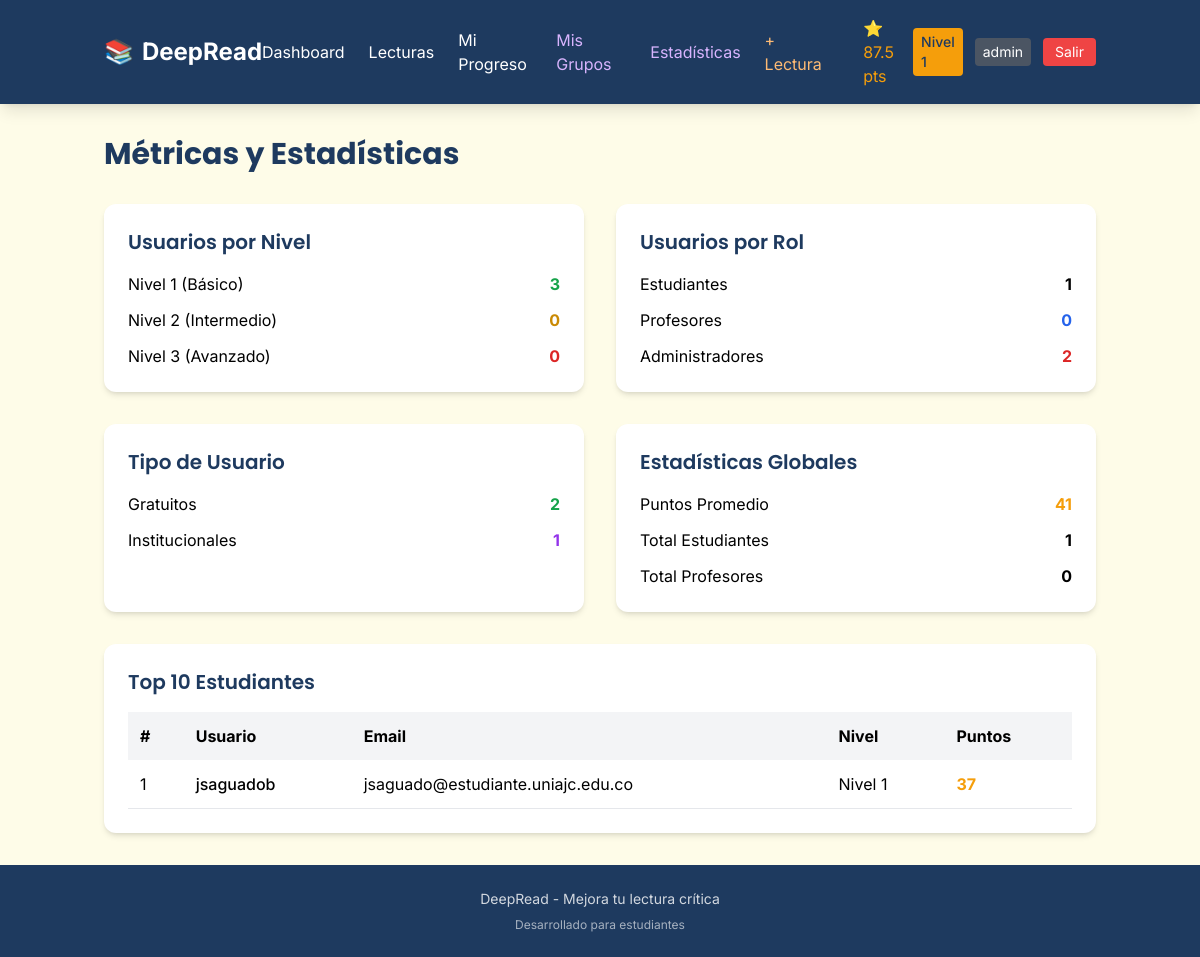
Page /admin/metricas (signed in) on the committed database.
### models/user.py (models this page shows, shortened)
class Usuario(db.Model, UserMixin):
    __tablename__ = 'usuarios'
    id = db.Column(db.Integer, primary_key=True)
    username = db.Column(db.String(50), unique=True, nullable=False)
    email = db.Column(db.String(100), unique=True, nullable=False)
    password_hash = db.Column(db.String(255), nullable=False)
    rol = db.Column(db.String(20), default='estudiante')
    tipo_usuario = db.Column(db.String(20), default='gratuito')
    nivel_actual = db.Column(db.Integer, default=1)
    puntos_totales = db.Column(db.Integer, default=0)
    racha_dias = db.Column(db.Integer, default=0)
    ultimo_login = db.Column(db.Date, default=None)
    fecha_creacion = db.Column(db.DateTime, default=datetime.utcnow)
    def es_admin(self):
        return self.rol == 'admin'
    def es_profesor(self):
        return self.rol in ['profesor', 'admin']

### routes/admin.py (the view)
@admin_bp.route('/admin/metricas')
@login_required
def metricas():
    if not current_user.es_admin():
        flash('Acceso denegado', 'error')
        return redirect(url_for('main.dashboard'))
    usuarios = Usuario.query.all()
    por_nivel = {n: Usuario.query.filter_by(nivel_actual=n).count() for n in [1, 2, 3]}
    por_rol = {}
    por_rol['estudiante'] = Usuario.query.filter_by(rol='estudiante').count()
    por_rol['profesor'] = Usuario.query.filter_by(rol='profesor').count()
    por_rol['admin'] = Usuario.query.filter_by(rol='admin').count()
    por_tipo = {}
    por_tipo['gratuito'] = Usuario.query.filter_by(tipo_usuario='gratuito').count()
    por_tipo['institucional'] = Usuario.query.filter_by(tipo_usuario='institucional').count()
    puntos_promedio = db.session.query(db.func.avg(Usuario.puntos_totales)).scalar() or 0
    top_estudiantes = Usuario.query.filter_by(rol='estudiante').order_by(Usuario.puntos_totales.desc()).limit(10).all()
    return render_template('metricas.html',
        usuarios=usuarios,
        por_nivel=por_nivel,
        por_rol=por_rol,
        por_tipo=por_tipo,
        puntos_promedio=puntos_promedio,
        top_estudiantes=top_estudiantes)

### app.py (called while the page is built)
@login_manager.user_loader
def load_user(user_id):
    return db.session.get(Usuario, int(user_id))

### templates/metricas.html (shortened to what this page needs)
{% extends "base.html" %}
{% block content %}
<div class="container mx-auto px-4 py-8">
    <h1 class="text-3xl font-bold text-primary mb-8">Métricas y Estadísticas</h1>
    <div class="grid md:grid-cols-2 gap-8 mb-8">
        <div class="bg-white rounded-xl shadow-md p-6">
            <h2 class="text-xl font-semibold text-primary mb-4">Usuarios por Nivel</h2>
            <div class="space-y-3">
                <div class="flex justify-between items-center">
                    <span>Nivel 1 (Básico)</span>
                    <span class="font-bold text-green-600">{{ por_nivel[1] }}</span>
                </div>
                <div class="flex justify-between items-center">
                    <span>Nivel 2 (Intermedio)</span>
                    <span class="font-bold text-yellow-600">{{ por_nivel[2] }}</span>
                </div>
                <div class="flex justify-between items-center">
                    <span>Nivel 3 (Avanzado)</span>
                    <span class="font-bold text-red-600">{{ por_nivel[3] }}</span>
                </div>
            </div>
        </div>
        <div class="bg-white rounded-xl shadow-md p-6">
            <h2 class="text-xl font-semibold text-primary mb-4">Usuarios por Rol</h2>
            <div class="space-y-3">
                <div class="flex justify-between items-center">
                    <span>Estudiantes</span>
                    <span class="font-bold">{{ por_rol['estudiante'] }}</span>
                </div>
                <div class="flex justify-between items-center">
                    <span>Profesores</span>
                    <span class="font-bold text-blue-600">{{ por_rol['profesor'] }}</span>
                </div>
                <div class="flex justify-between items-center">
                    <span>Administradores</span>
                    <span class="font-bold text-red-600">{{ por_rol['admin'] }}</span>
                </div>
            </div>
        </div>
        <div class="bg-white rounded-xl shadow-md p-6">
            <h2 class="text-xl font-semibold text-primary mb-4">Tipo de Usuario</h2>
            <div class="space-y-3">
                <div class="flex justify-between items-center">
                    <span>Gratuitos</span>
                    <span class="font-bold text-green-600">{{ por_tipo['gratuito'] }}</span>
                </div>
                <div class="flex justify-between items-center">
                    <span>Institucionales</span>
                    <span class="font-bold text-purple-600">{{ por_tipo['institucional'] }}</span>
                </div>
            </div>
        </div>
        <div class="bg-white rounded-xl shadow-md p-6">
            <h2 class="text-xl font-semibold text-primary mb-4">Estadísticas Globales</h2>
            <div class="space-y-3">
                <div class="flex justify-between items-center">
                    <span>Puntos Promedio</span>
                    <span class="font-bold text-accent">{{ puntos_promedio|int }}</span>
                </div>
                <div class="flex justify-between items-center">
                    <span>Total Estudiantes</span>
                    <span class="font-bold">{{ por_rol['estudiante'] }}</span>
                </div>
                <div class="flex justify-between items-center">
                    <span>Total Profesores</span>
                    <span class="font-bold">{{ por_rol['profesor'] }}</span>
                </div>
            </div>
        </div>
    </div>
    <div class="bg-white rounded-xl shadow-md p-6">
        <h2 class="text-xl font-semibold text-primary mb-4">Top 10 Estudiantes</h2>
        <div class="overflow-x-auto">
            <table class="w-full">
                <thead class="bg-gray-100">
                    <tr>
                        <th class="p-3 text-left">#</th>
                        <th class="p-3 text-left">Usuario</th>
                        <th class="p-3 text-left">Email</th>
                        <th class="p-3 text-left">Nivel</th>
                        <th class="p-3 text-left">Puntos</th>
                    </tr>
                </thead>
                <tbody>
                    {% for u in range(1, top_estudiantes|length + 1) %}
                    <tr class="border-b">
                        <td class="p-3">{{ u }}</td>
                        <td class="p-3 font-medium">{{ top_estudiantes[u-1].username }}</td>
                        <td class="p-3">{{ top_estudiantes[u-1].email }}</td>
                        <td class="p-3">Nivel {{ top_estudiantes[u-1].nivel_actual }}</td>
                        <td class="p-3 text-accent font-bold">{{ top_estudiantes[u-1].puntos_totales }}</td>
                    </tr>
                    {% endfor %}
                </tbody>
            </table>
        </div>
    </div>
</div>
{% endblock %}

### templates/base.html (shortened to what this page needs)
<!DOCTYPE html>
<html lang="es">
<head>
    <script src="https://cdn.tailwindcss.com"></script>
</head>
<body class="bg-cream min-h-screen flex flex-col">
    {% block header %}
    <header class="bg-primary text-white shadow-lg">
        <nav class="container mx-auto px-4 py-4 flex items-center justify-between">
            <a href="{{ url_for('main.index') }}" class="text-2xl font-bold flex items-center gap-2">
                <span class="text-accent">📚</span> DeepRead
            </a>
            <div class="hidden md:flex items-center gap-6">
                {% if current_user.is_authenticated %}
                    <a href="{{ url_for('main.dashboard') }}" class="hover:text-accent transition">Dashboard</a>
                    <a href="{{ url_for('main.lecturas') }}" class="hover:text-accent transition">Lecturas</a>
                    <a href="{{ url_for('main.progreso') }}" class="hover:text-accent transition">Mi Progreso</a>
                    <a href="{{ url_for('main.mis_grupos') }}" class="hover:text-accent transition text-purple-300">Mis Grupos</a>
                    {% if current_user.es_admin() %}
                    <a href="{{ url_for('admin.ver_estadisticas') }}" class="hover:text-accent transition text-purple-300">Estadísticas</a>
                    <a href="{{ url_for('admin.crear_lectura_publica') }}" class="hover:text-accent transition text-orange-300">+ Lectura</a>
                    {% endif %}
                    <div class="flex items-center gap-3 ml-4">
                        <span class="text-accent">⭐ {{ current_user.puntos_totales }} pts</span>
                        <span class="bg-accent text-primary px-2 py-1 rounded text-sm font-medium">Nivel {{ current_user.nivel_actual }}</span>
                        <span class="bg-gray-600 px-2 py-1 rounded text-sm text-white">{{ current_user.rol }}</span>
                        <a href="{{ url_for('auth.logout') }}" class="bg-red-500 hover:bg-red-600 px-3 py-1 rounded text-sm transition">Salir</a>
                    </div>
                {% else %}
                    <a href="{{ url_for('auth.login') }}" class="hover:text-accent transition">Iniciar Sesión</a>
                    <a href="{{ url_for('auth.register') }}" class="bg-accent text-primary px-4 py-2 rounded-lg font-medium hover:opacity-90 transition">Registrarse</a>
                {% endif %}
            </div>
        </nav>
    </header>
    {% endblock %}
    <main class="flex-grow">
        {% block content %}{% endblock %}
    </main>
    <footer class="bg-primary text-white py-6 mt-auto">
        <div class="container mx-auto px-4 text-center">
            <p class="text-sm opacity-80">DeepRead - Mejora tu lectura crítica</p>
            <p class="text-xs opacity-60 mt-2">Desarrollado para estudiantes</p>
        </div>
    </footer>
</body>
</html>

### templates/base.html (style rules this page uses)
body { font-family: 'Inter', sans-serif; }
h1, h2, h3, h4, h5, h6 { font-family: 'Poppins', sans-serif; }

### rows in the picture
Usuario: puntos_totales "87.5", nivel_actual "1", rol "admin"
Usuario: username "jsaguadob", email "jsaguado@estudiante.uniajc.edu.co", nivel_actual "1", puntos_totales "37"

### other values in the picture
{{ por_nivel[1] }} "3"
{{ por_nivel[2] }} "0"
{{ por_nivel[3] }} "0"
{{ por_rol['estudiante'] }} "1"
{{ por_rol['profesor'] }} "0"
{{ por_rol['admin'] }} "2"
{{ por_tipo['gratuito'] }} "2"
{{ por_tipo['institucional'] }} "1"
{{ puntos_promedio|int }} "41"
{{ u }} "1"
